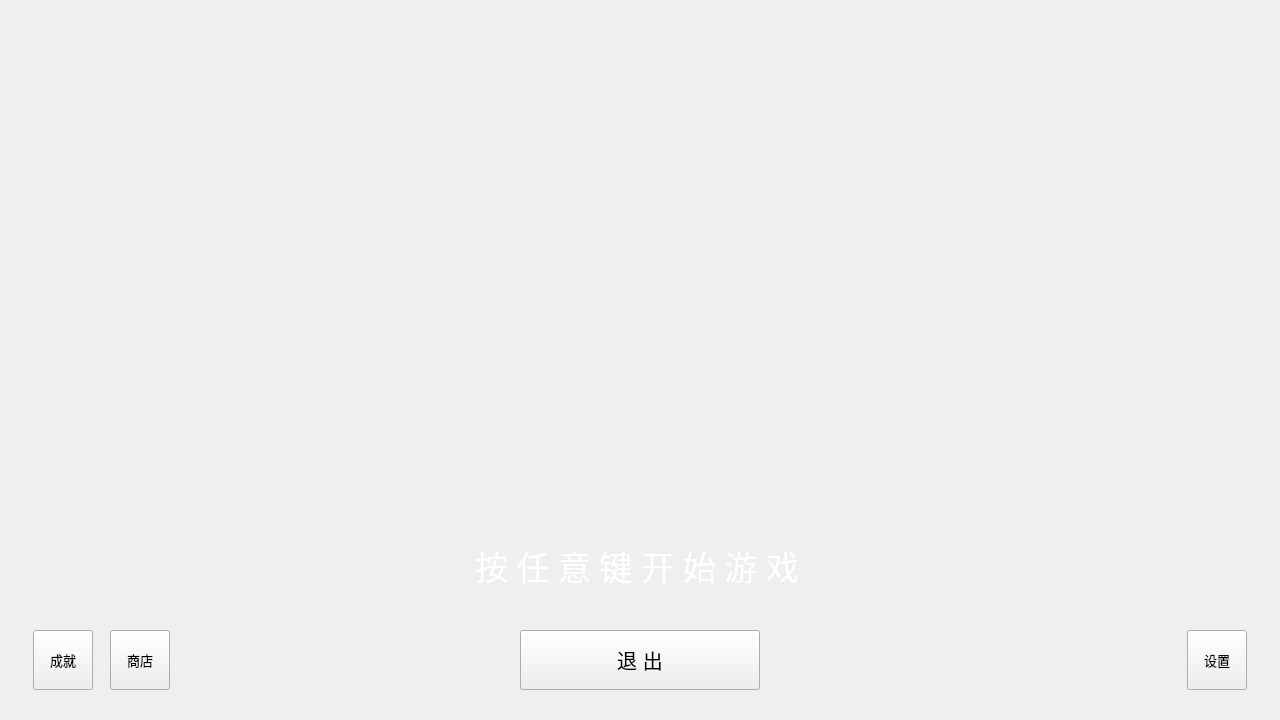
<?xml version="1.0" encoding="UTF-8"?>
<ui version="4.0">
 <class>Widget</class>
 <widget class="QWidget" name="Widget">
  <property name="geometry">
   <rect>
    <x>0</x>
    <y>0</y>
    <width>1280</width>
    <height>720</height>
   </rect>
  </property>
  <property name="windowTitle">
   <string>坦克大战 v0.2.0</string>
  </property>
  <property name="windowIcon">
   <iconset resource="pic.qrc">
    <normaloff>:/pic/resources/icon.png</normaloff>:/pic/resources/icon.png</iconset>
  </property>
  <widget class="QPushButton" name="pushButton_2">
   <property name="geometry">
    <rect>
     <x>520</x>
     <y>630</y>
     <width>240</width>
     <height>60</height>
    </rect>
   </property>
   <property name="font">
    <font>
     <pointsize>15</pointsize>
    </font>
   </property>
   <property name="focusPolicy">
    <enum>Qt::NoFocus</enum>
   </property>
   <property name="text">
    <string>退 出</string>
   </property>
  </widget>
  <widget class="QLabel" name="label">
   <property name="geometry">
    <rect>
     <x>0</x>
     <y>0</y>
     <width>1280</width>
     <height>720</height>
    </rect>
   </property>
   <property name="sizePolicy">
    <sizepolicy hsizetype="Preferred" vsizetype="Preferred">
     <horstretch>0</horstretch>
     <verstretch>0</verstretch>
    </sizepolicy>
   </property>
   <property name="frameShape">
    <enum>QFrame::NoFrame</enum>
   </property>
   <property name="text">
    <string/>
   </property>
   <property name="pixmap">
    <pixmap resource="pic.qrc">:/pic/resources/background.png</pixmap>
   </property>
   <property name="scaledContents">
    <bool>true</bool>
   </property>
  </widget>
  <widget class="QToolButton" name="toolButton">
   <property name="geometry">
    <rect>
     <x>1187</x>
     <y>630</y>
     <width>60</width>
     <height>60</height>
    </rect>
   </property>
   <property name="font">
    <font>
     <pointsize>10</pointsize>
    </font>
   </property>
   <property name="mouseTracking">
    <bool>false</bool>
   </property>
   <property name="focusPolicy">
    <enum>Qt::NoFocus</enum>
   </property>
   <property name="autoFillBackground">
    <bool>false</bool>
   </property>
   <property name="text">
    <string>设置</string>
   </property>
   <property name="icon">
    <iconset resource="pic.qrc">
     <normaloff>:/pic/resources/config.png</normaloff>:/pic/resources/config.png</iconset>
   </property>
   <property name="iconSize">
    <size>
     <width>40</width>
     <height>40</height>
    </size>
   </property>
   <property name="checkable">
    <bool>false</bool>
   </property>
   <property name="autoExclusive">
    <bool>false</bool>
   </property>
   <property name="popupMode">
    <enum>QToolButton::InstantPopup</enum>
   </property>
   <property name="toolButtonStyle">
    <enum>Qt::ToolButtonTextUnderIcon</enum>
   </property>
   <property name="arrowType">
    <enum>Qt::NoArrow</enum>
   </property>
  </widget>
  <widget class="QLabel" name="label_2">
   <property name="geometry">
    <rect>
     <x>475</x>
     <y>545</y>
     <width>400</width>
     <height>40</height>
    </rect>
   </property>
   <property name="font">
    <font>
     <family>华文中宋</family>
     <pointsize>25</pointsize>
    </font>
   </property>
   <property name="styleSheet">
    <string notr="true">color: rgb(255, 255, 255);</string>
   </property>
   <property name="text">
    <string>按 任 意 键 开 始 游 戏</string>
   </property>
  </widget>
  <widget class="QToolButton" name="toolButton_2">
   <property name="geometry">
    <rect>
     <x>33</x>
     <y>630</y>
     <width>60</width>
     <height>60</height>
    </rect>
   </property>
   <property name="font">
    <font>
     <pointsize>10</pointsize>
    </font>
   </property>
   <property name="mouseTracking">
    <bool>false</bool>
   </property>
   <property name="focusPolicy">
    <enum>Qt::NoFocus</enum>
   </property>
   <property name="autoFillBackground">
    <bool>false</bool>
   </property>
   <property name="text">
    <string>成就</string>
   </property>
   <property name="icon">
    <iconset resource="pic.qrc">
     <normaloff>:/pic/resources/achivements.png</normaloff>:/pic/resources/achivements.png</iconset>
   </property>
   <property name="iconSize">
    <size>
     <width>40</width>
     <height>40</height>
    </size>
   </property>
   <property name="checkable">
    <bool>false</bool>
   </property>
   <property name="autoExclusive">
    <bool>false</bool>
   </property>
   <property name="popupMode">
    <enum>QToolButton::InstantPopup</enum>
   </property>
   <property name="toolButtonStyle">
    <enum>Qt::ToolButtonTextUnderIcon</enum>
   </property>
   <property name="arrowType">
    <enum>Qt::NoArrow</enum>
   </property>
  </widget>
  <widget class="QToolButton" name="toolButton_3">
   <property name="geometry">
    <rect>
     <x>110</x>
     <y>630</y>
     <width>60</width>
     <height>60</height>
    </rect>
   </property>
   <property name="font">
    <font>
     <pointsize>10</pointsize>
    </font>
   </property>
   <property name="mouseTracking">
    <bool>false</bool>
   </property>
   <property name="focusPolicy">
    <enum>Qt::NoFocus</enum>
   </property>
   <property name="autoFillBackground">
    <bool>false</bool>
   </property>
   <property name="text">
    <string>商店</string>
   </property>
   <property name="icon">
    <iconset resource="pic.qrc">
     <normaloff>:/pic/resources/shop.png</normaloff>:/pic/resources/shop.png</iconset>
   </property>
   <property name="iconSize">
    <size>
     <width>40</width>
     <height>40</height>
    </size>
   </property>
   <property name="checkable">
    <bool>false</bool>
   </property>
   <property name="autoExclusive">
    <bool>false</bool>
   </property>
   <property name="popupMode">
    <enum>QToolButton::InstantPopup</enum>
   </property>
   <property name="toolButtonStyle">
    <enum>Qt::ToolButtonTextUnderIcon</enum>
   </property>
   <property name="arrowType">
    <enum>Qt::NoArrow</enum>
   </property>
  </widget>
  <zorder>label</zorder>
  <zorder>toolButton</zorder>
  <zorder>pushButton_2</zorder>
  <zorder>label_2</zorder>
  <zorder>toolButton_2</zorder>
  <zorder>toolButton_3</zorder>
 </widget>
 <resources>
  <include location="pic.qrc"/>
 </resources>
 <connections/>
</ui>
